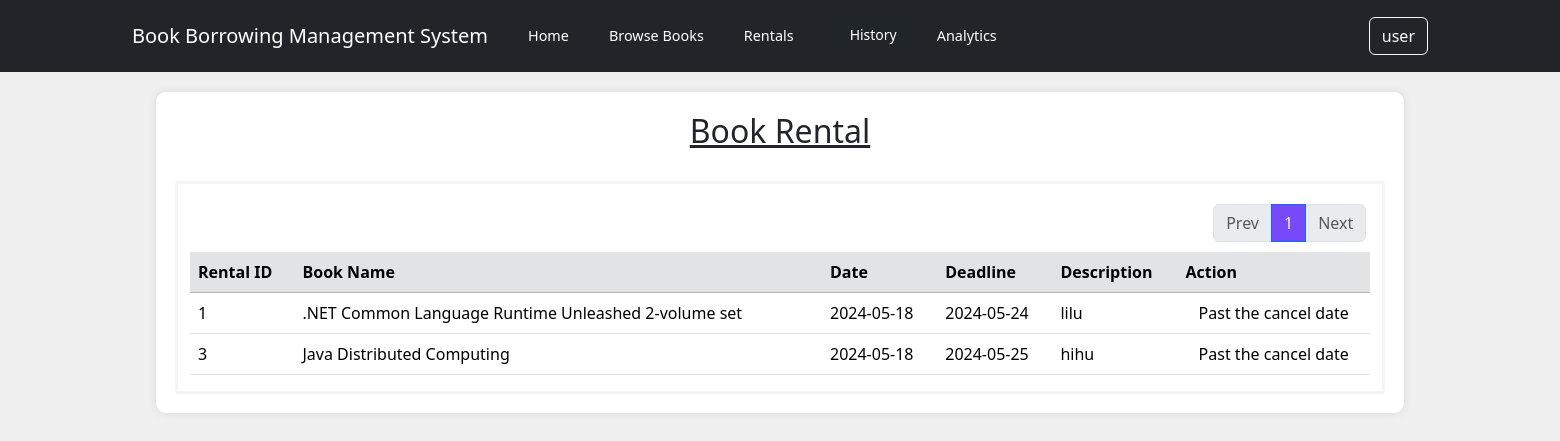
/rentalBook.php (signed in), run on an earlier commit of the app's database.
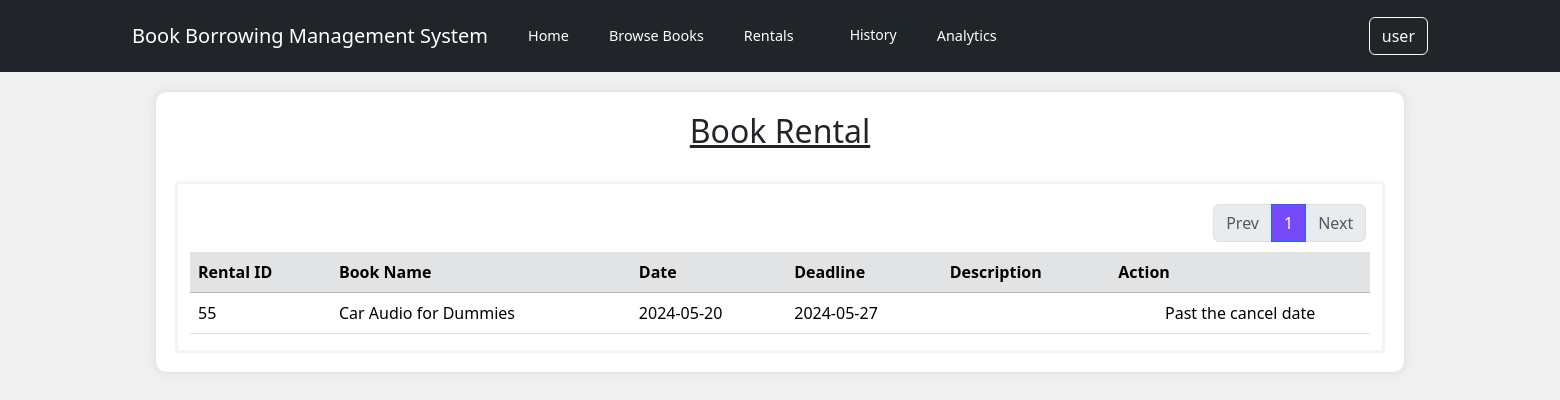
And on a later commit of the database.
### tables this page shows
CREATE TABLE `history` (
  `rental_ID` int(5) NOT NULL,
  `id` int(5) NOT NULL,
  `borrowID` int(5) NOT NULL,
  `status_ID` int(5) NOT NULL,
  `rental_deadline` date NOT NULL,
  `rental_remark` varchar(255) DEFAULT NULL,
  `archived` int(1) NOT NULL
);

CREATE TABLE `book` (
  `id` int(5) NOT NULL,
  `bookTitle` varchar(255) NOT NULL,
  `pagesNumber` int(5) NOT NULL,
  `authorName` varchar(255) NOT NULL,
  `quantity` int(5) NOT NULL,
  `isbn` varchar(255) NOT NULL,
  `genre` varchar(255) NOT NULL,
  `publicationCompany` varchar(255) NOT NULL,
  `bookCover` varchar(255) DEFAULT NULL
);

CREATE TABLE `borrow` (
  `borrowID` int(5) NOT NULL,
  `bookID` int(5) NOT NULL,
  `userID` int(5) NOT NULL,
  `time` varchar(4) NOT NULL,
  `date` date NOT NULL
);

### rentalBook.php (the view, shortened to what this page needs)
<?php
include_once "./controllers/db_connection.php";
$records_per_page = 9;
if (isset($_GET['page']) && is_numeric($_GET['page'])) {
    $current_page = $_GET['page'];
} else {
    $current_page = 1;
}
$start_from = ($current_page - 1) * $records_per_page;
$userID = $_SESSION["id"];
$role = $_SESSION["role"];
if ($role == "1") {
    $sql = "SELECT h.*, hs.status_name, u.id, bor.*, bo.bookTitle
            FROM ((((history h
            INNER JOIN history_status hs ON h.status_ID = hs.status_ID)
            INNER JOIN user u ON h.id = u.id)
            INNER JOIN borrow bor ON h.borrowID  = bor.borrowID)
            INNER JOIN book bo ON bor.bookID = bo.id)
            WHERE h.id = '$userID' AND h.archived = 0 AND hs.status_ID <> 2";
} else if ($role == "2") {
    $sql = "SELECT h.*, hs.status_name, u.id, bor.*, bo.bookTitle
    FROM ((((history h
    INNER JOIN history_status hs ON h.status_ID = hs.status_ID)
    INNER JOIN user u ON h.id = u.id)
    INNER JOIN borrow bor ON h.borrowID  = bor.borrowID)
    INNER JOIN book bo ON bor.bookID = bo.id)
    WHERE h.archived = 0 AND hs.status_ID <> 2";
}
$sql .= " LIMIT $start_from, $records_per_page";
$result = mysqli_query($conn, $sql);
$total_pages_sql = "SELECT COUNT(*) AS total FROM history";
$result_total = mysqli_query($conn, $total_pages_sql);
$row_total = mysqli_fetch_assoc($result_total);
$total_records = $row_total['total'];
$total_pages = ceil($total_records / $records_per_page);
?>
<!DOCTYPE html>
<html lang="en">
<head>
    <link href="https://cdn.jsdelivr.net/npm/bootstrap@5.3.3/dist/css/bootstrap.min.css" rel="stylesheet">
    <link rel="stylesheet" href="./custom_css/navbar.css">
    <link rel="stylesheet" href="./custom_css/layout.css">
    <link rel="stylesheet" href="./custom_css/reservationHistory.css">
    <link href='https://unpkg.com/boxicons@2.1.4/css/boxicons.min.css' rel='stylesheet'>
</head>
<body>
    <nav class="navbar navbar-expand-lg navbar-dark bg-dark">
        <div class="container">
            <div class="row">
                <div class="col">
                    <p class="navbar-brand">Book Borrowing Management System</p>
                </div>
                <div class="col">
                    <a class="navbar-brand navbar-link" href="./homepage.php">Home</a>
                </div>
                <div class="col">
                    <a class="navbar-brand navbar-link" href="#" id="bookCatalogueLink" data-role="<?php echo isset($_SESSION["role"]) ? $_SESSION["role"] : ""; ?>">Browse Books</a>
                </div>
                <div class="col">
                    <a class="navbar-brand navbar-link" href="./rentalBook.php">Rentals</a>
                </div>
                <div class="col" style="margin-top:14px;">
                    <div class="dropdown">
                        <a class="dropbtn">History</a>
                    </div>
                </div>
                <div class="col">
                    <a class="navbar-brand navbar-link" href="./reporting.php">Analytics</a>
                </div>
            </div>
            <form class="d-flex" action="<?php echo htmlspecialchars($_SERVER["PHP_SELF"]); ?>" method="post">
                <div class="dropdown">
                    <button class="btn btn-outline-light" type="button" id="dropdownMenuButton" data-bs-toggle="dropdown" aria-expanded="false">
                        <?php echo htmlspecialchars($_SESSION["username"]); ?>
                    </button>
                </div>
            </form>
        </div>
    </nav>
    <div class="container container-main">
        <h2 style="text-align:center;"><u>Book Rental</u></h2>
        <br>
        <div class="container container-sub">
            <div class="row" style="margin-bottom:20px">
                <div style="z-index: 10; position:absolute; right:-77%;">
                    <nav aria-label="Page navigation example">
                        <ul class="pagination">
                            <li class="page-item <?php echo ($current_page == 1) ? 'disabled' : ''; ?>">
                                <a class="page-link" href="<?php echo ($current_page == 1) ? '#' : 'rentalBook.php?page=' . ($current_page - 1); ?>">Prev</a>
                            </li>
                            <?php for ($i = 1; $i <= $total_pages; $i++) : ?>
                                <li class="page-item <?php echo ($i == $current_page) ? 'active' : ''; ?>">
                                    <a class="page-link" style="background-color: #7749F8;" href="rentalBook.php?page=<?php echo $i; ?>"><?php echo $i; ?></a>
                                </li>
                            <?php endfor; ?>
                            <li class="page-item <?php echo ($current_page == $total_pages) ? 'disabled' : ''; ?>">
                                <a class="page-link" href="<?php echo ($current_page == $total_pages) ? '#' : 'rentalBook.php?page=' . ($current_page + 1); ?>">Next</a>
                            </li>
                        </ul>
                    </nav>
                </div>
            </div>
            <br><br>
            <form method="post">
                <table class="table table-hover" style="width: 100%">
                    <tr class="thread">
                        <th class="table-secondary" scope="col">Rental ID</th>
                        <th class="table-secondary" scope="col">Book Name</th>
                        <th class="table-secondary" scope="col">Date</th>
                        <th class="table-secondary" scope="col">Deadline</th>
                        <th class="table-secondary" scope="col">Description</th>
                        <th class="table-secondary" scope="col">Action</th>
                    </tr>
                    <?php while ($row = mysqli_fetch_assoc($result)): ?>
                        <tr>
                            <td><?php echo htmlspecialchars($row['rental_ID']); ?></td>
                            <td><?php echo htmlspecialchars($row['bookTitle']); ?></td>
                            <td><?php echo htmlspecialchars($row['date']); ?></td>
                            <td><?php echo htmlspecialchars($row['rental_deadline']); ?></td>
                            <td><?php echo htmlspecialchars($row['rental_remark']); ?></td>
                            <td style="text-align:center">
                                <?php
                                $today = date("Y-m-d");
                                $borrowDate = date("Y-m-d", strtotime($row['date']));
                                $cancelDate = date("Y-m-d", strtotime($borrowDate . " + 1 days"));
                                if ($today <= $cancelDate) {
                                    echo '<a href="editRental.php?rentalID=' . $row['rental_ID'] . '" class="btn btn-primary">Edit</a>';
                                    echo '<a href="cancelController.php?rentalID=' . $row['rental_ID'] . '" class="btn btn-danger" onclick="return confirm(\'Are you sure you want to cancel this rental?\')">Cancel</a>';
                                } else {
                                    echo 'Past the cancel date';
                                }
                                ?>
                            </td>
                        </tr>
                    <?php endwhile; ?>
                </table>
            </form>
        </div>
    </div>
</body>
</html>

### custom_css/navbar.css (style rules this page uses)
.navbar-brand { display: flex; align-items: center; justify-content: center; height: 100%; }
.navbar-link { font-size: 0.9rem; }

### custom_css/layout.css (style rules this page uses)
body { background-color: #f0f0f0; }
.container-main { margin-top: 20px; margin-left: auto; margin-right: auto; width: 80%; padding: 20px; background-color: white; border-radius: 10px; box-shadow: 0px 0px 10px rgba(0, 0, 0, 0.1); }
.dropbtn { background-color: #1f2529; color: white; padding: 16px; font-size: 14px; text-decoration: none; }
.dropdown { position: relative; display: inline-block; }

### custom_css/reservationHistory.css (style rules this page uses)
.container-sub { box-shadow: 0px 0px 3px rgba(0, 0, 0, 0.1); border: 2px solid whitesmoke; }
.container-sub .input-group, .container-sub .dropdown, .container-sub .pagination { margin-top: 20px; }

### rentalBook.php (style rules this page uses)
.dropbtn { background-color: #1F2529; color: white; padding: 16px; font-size: 14px; text-decoration: none; }
.dropdown { position: relative; display: inline-block; }

What changed in the data, as far as the page shows it:
no longer on this page (row edited): history: rental_ID "1", book.bookTitle ".NET Common Language Runtime Unleashed 2-volume set", borrowID.date "2024-05-18", rental_deadline "2024-05-24", rental_remark "lilu"
no longer on this page (row edited): history: rental_ID "3", book.bookTitle "Java Distributed Computing", borrowID.date "2024-05-18", rental_deadline "2024-05-25", rental_remark "hihu"
added history: rental_ID "55", book.bookTitle "Car Audio for Dummies", borrowID.date "2024-05-20", rental_deadline "2024-05-27"
